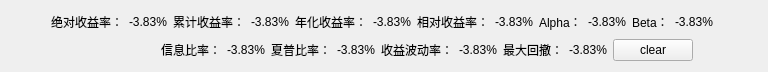
<?xml version="1.0" encoding="UTF-8"?>
<ui version="4.0">
 <class>titleWidget</class>
 <widget class="QWidget" name="titleWidget">
  <property name="geometry">
   <rect>
    <x>0</x>
    <y>0</y>
    <width>768</width>
    <height>72</height>
   </rect>
  </property>
  <property name="windowTitle">
   <string>Form</string>
  </property>
  <layout class="QVBoxLayout" name="verticalLayout">
   <item>
    <layout class="QHBoxLayout" name="horizontalLayout_11">
     <item>
      <layout class="QHBoxLayout" name="horizontalLayout">
       <item>
        <spacer name="horizontalSpacer">
         <property name="orientation">
          <enum>Qt::Horizontal</enum>
         </property>
         <property name="sizeHint" stdset="0">
          <size>
           <width>40</width>
           <height>20</height>
          </size>
         </property>
        </spacer>
       </item>
       <item>
        <widget class="QLabel" name="label">
         <property name="text">
          <string>绝对收益率：</string>
         </property>
        </widget>
       </item>
       <item>
        <widget class="QLabel" name="absic">
         <property name="text">
          <string>-3.83%</string>
         </property>
        </widget>
       </item>
      </layout>
     </item>
     <item>
      <layout class="QHBoxLayout" name="horizontalLayout_2">
       <item>
        <widget class="QLabel" name="label_2">
         <property name="text">
          <string>累计收益率：</string>
         </property>
        </widget>
       </item>
       <item>
        <widget class="QLabel" name="grtic">
         <property name="text">
          <string>-3.83%</string>
         </property>
        </widget>
       </item>
      </layout>
     </item>
     <item>
      <layout class="QHBoxLayout" name="horizontalLayout_3">
       <item>
        <widget class="QLabel" name="label_5">
         <property name="text">
          <string>年化收益率：</string>
         </property>
        </widget>
       </item>
       <item>
        <widget class="QLabel" name="anliic">
         <property name="text">
          <string>-3.83%</string>
         </property>
        </widget>
       </item>
      </layout>
     </item>
     <item>
      <layout class="QHBoxLayout" name="horizontalLayout_4">
       <item>
        <widget class="QLabel" name="label_10">
         <property name="text">
          <string>相对收益率：</string>
         </property>
        </widget>
       </item>
       <item>
        <widget class="QLabel" name="revic">
         <property name="text">
          <string>-3.83%</string>
         </property>
        </widget>
       </item>
      </layout>
     </item>
     <item>
      <layout class="QHBoxLayout" name="horizontalLayout_5">
       <item>
        <widget class="QLabel" name="label_9">
         <property name="text">
          <string>Alpha：</string>
         </property>
        </widget>
       </item>
       <item>
        <widget class="QLabel" name="alpha">
         <property name="text">
          <string>-3.83%</string>
         </property>
        </widget>
       </item>
      </layout>
     </item>
     <item>
      <layout class="QHBoxLayout" name="horizontalLayout_6">
       <item>
        <widget class="QLabel" name="label_11">
         <property name="text">
          <string>Beta：</string>
         </property>
        </widget>
       </item>
       <item>
        <widget class="QLabel" name="beta">
         <property name="text">
          <string>-3.83%</string>
         </property>
        </widget>
       </item>
       <item>
        <spacer name="horizontalSpacer_3">
         <property name="orientation">
          <enum>Qt::Horizontal</enum>
         </property>
         <property name="sizeHint" stdset="0">
          <size>
           <width>40</width>
           <height>20</height>
          </size>
         </property>
        </spacer>
       </item>
      </layout>
     </item>
    </layout>
   </item>
   <item>
    <layout class="QHBoxLayout" name="horizontalLayout_12">
     <item>
      <layout class="QHBoxLayout" name="horizontalLayout_7">
       <item>
        <spacer name="horizontalSpacer_2">
         <property name="orientation">
          <enum>Qt::Horizontal</enum>
         </property>
         <property name="sizeHint" stdset="0">
          <size>
           <width>40</width>
           <height>20</height>
          </size>
         </property>
        </spacer>
       </item>
       <item>
        <widget class="QLabel" name="label_13">
         <property name="text">
          <string>信息比率：</string>
         </property>
        </widget>
       </item>
       <item>
        <widget class="QLabel" name="infort">
         <property name="text">
          <string>-3.83%</string>
         </property>
        </widget>
       </item>
      </layout>
     </item>
     <item>
      <layout class="QHBoxLayout" name="horizontalLayout_8">
       <item>
        <widget class="QLabel" name="label_15">
         <property name="text">
          <string>夏普比率：</string>
         </property>
        </widget>
       </item>
       <item>
        <widget class="QLabel" name="shart">
         <property name="text">
          <string>-3.83%</string>
         </property>
        </widget>
       </item>
      </layout>
     </item>
     <item>
      <layout class="QHBoxLayout" name="horizontalLayout_10">
       <item>
        <widget class="QLabel" name="label_19">
         <property name="text">
          <string>收益波动率：</string>
         </property>
        </widget>
       </item>
       <item>
        <widget class="QLabel" name="retvol">
         <property name="text">
          <string>-3.83%</string>
         </property>
        </widget>
       </item>
      </layout>
     </item>
     <item>
      <layout class="QHBoxLayout" name="horizontalLayout_9">
       <item>
        <widget class="QLabel" name="label_17">
         <property name="text">
          <string>最大回撤：</string>
         </property>
        </widget>
       </item>
       <item>
        <widget class="QLabel" name="maxdra">
         <property name="text">
          <string>-3.83%</string>
         </property>
        </widget>
       </item>
       <item>
        <widget class="QPushButton" name="pushButton">
         <property name="text">
          <string>clear</string>
         </property>
        </widget>
       </item>
       <item>
        <spacer name="horizontalSpacer_4">
         <property name="orientation">
          <enum>Qt::Horizontal</enum>
         </property>
         <property name="sizeHint" stdset="0">
          <size>
           <width>40</width>
           <height>20</height>
          </size>
         </property>
        </spacer>
       </item>
      </layout>
     </item>
    </layout>
   </item>
  </layout>
 </widget>
 <resources/>
 <connections/>
</ui>
